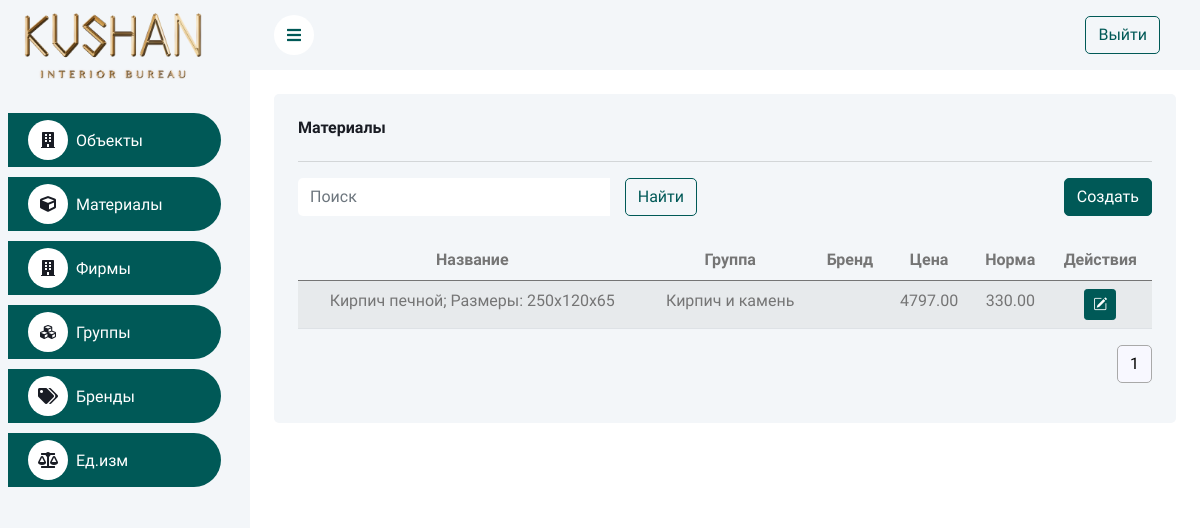
/materials/, run on the app's committed database.
### info/models.py (models this page shows, shortened)
class Material(models.Model):
	name = models.CharField(max_length=150, unique=True)
	group = models.ForeignKey(Group, on_delete=models.CASCADE)
	brand = models.ForeignKey(Brand, on_delete=models.CASCADE)
	unit = models.ForeignKey(Unit, on_delete=models.CASCADE)
	price = models.DecimalField(max_digits=10, decimal_places=2)
	norm = models.DecimalField(max_digits=10, decimal_places=2, null=True, blank=True)

class Group(models.Model):
	name = models.CharField(max_length=150, unique=True)
	def __str__(self):
		return str(self.name)

### info/views.py (the view)
# urls.py: path('materials/', MaterialListCreate.as_view(), name='material-list'),
class MaterialListCreate(BaseListCreateView):
	model = Material
	form_class = MaterialForm
	template_name = "material_list_create.html"
	redirect_url = "material-list"

### info/models.py (called while the page is built)
	def __str__(self):
		return str(self.name)

	def __str__(self):
		return str(self.name)

### shared/views.py (called while the page is built)
	@staticmethod
	def apply_pagination_and_search(queryset, request):
		search_query = request.GET.get('search')
		if search_query:
			search_query = search_query.strip()
			queryset = queryset.filter(Q(name__icontains=search_query))
		page_size = request.GET.get("page_size", 12)
		paginator = Paginator(queryset, page_size)
		page_num = request.GET.get("page", 1)
		page_obj = paginator.get_page(page_num)
		return page_obj

	def get_queryset(self):
		return self.model.objects.all()

	def get_form(self):
		return self.form_class

	def get_template_name(self):
		return self.template_name

	def get(self, request):
		items = self.get_queryset()
		page_obj = self.apply_pagination_and_search(items, request)
		context = {
			'items': page_obj,
			'form': self.get_form(),
		}
		return render(request, self.get_template_name(), context)

### templates/material_list_create.html (shortened to what this page needs)
{% extends 'base.html' %}
{% load static %}
{% block content %}
    <div class="container-fluid pt-4 px-4">
        <div class="row g-4">
            <div class="col-sm-12">
                <div class="bg-light rounded h-100 p-4">
                    <h6 class="mb-4">Материалы</h6>
                    <hr>
                    <div class="row mb-2">
                        <div class="col-md-6">
                            {% include 'search_form.html' %}
                        </div>
                        <div class="col-md-6 text-end">
                            <button type="button" class="btn btn-primary" id="openCreateModalBtn"
                                    data-bs-toggle="modal" data-bs-target="#myModalCreate"
                                    data-action-url="{% url 'unit-list' %}">Создать
                            </button>
                        </div>
                    </div>
                    <div class="table-responsive">
                        <table class="table table-striped">
                            <thead>
                            <tr class="text-center">
                                <th scope="col">Название</th>
                                <th scope="col">Группа</th>
                                <th scope="col">Бренд</th>
                                <th scope="col">Цена</th>
                                <th scope="col">Норма</th>
                                <th scope="col">Действия</th>
                            </tr>
                            </thead>
                            <tbody>
                            {% for material in items %}
                                <tr class="text-center">
                                    <td>{{ material.name }}</td>
                                    <td>{{ material.group }}</td>
                                    <td>{{ material.brend }}</td>
                                    <td>{{ material.price }}</td>
                                    <td>{{ material.norm }}</td>
                                    <td>
                                        <a href="" type="button" class="btn btn-primary btn-sm"><i
                                                class="bi bi-pencil-square"></i></a>
                                    </td>
                                </tr>
                            {% endfor %}
                            </tbody>
                        </table>
                    </div>
                    {% include 'pagination.html' with items=items %}
                </div>
            </div>
        </div>
    </div>
{% endblock %}

### static/css/style.css (style rules this page uses)
:root { --primary: #005957; --light: #F3F6F9; --dark: #191C24; }
.btn { transition: .5s; }
.btn.btn-primary { color: #FFFFFF; }

### data on the page
Material: name "Кирпич печной; Размеры: 250х120х65", group "Кирпич и камень", price "4797.00", norm "330.00"

### other printed values
{{ i }} "1"
